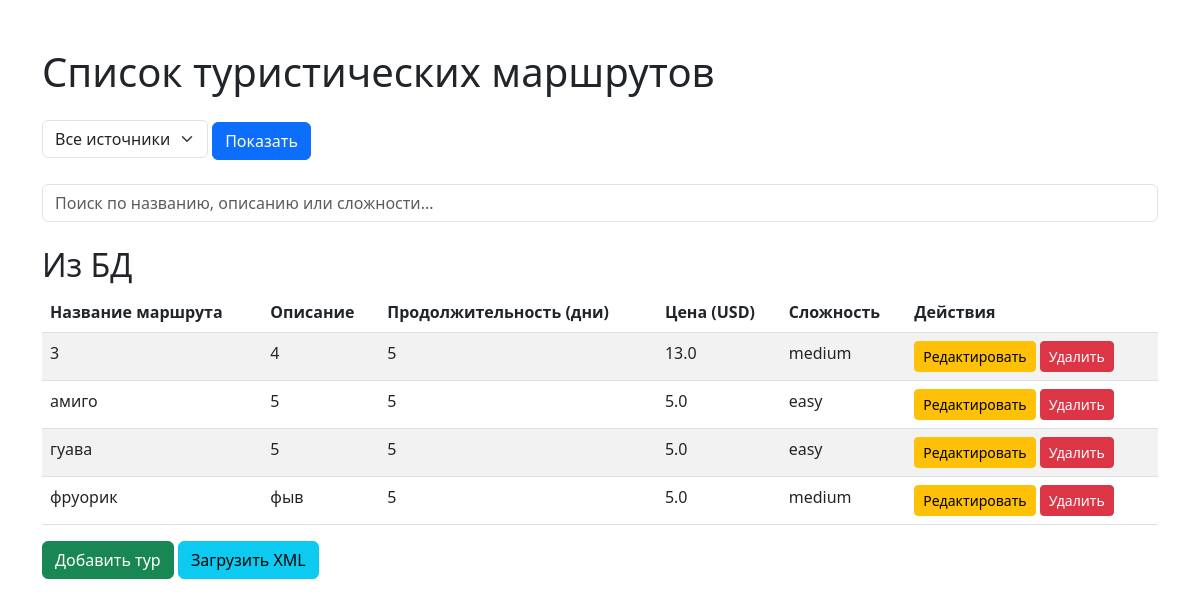
The page / on the database its author committed.
### myapp/models.py (models this page shows, shortened)
class Tour(models.Model):
    name = models.CharField(max_length=100, unique=True)  # Уникальность для проверки дубликатов
    description = models.TextField(max_length=500)
    duration = models.IntegerField()
    price = models.FloatField()
    difficulty = models.CharField(max_length=50, choices=[('easy', 'easy'), ('medium', 'medium'), ('hard', 'hard')])

### myapp/views.py (the view, shortened to what this page needs)
# urls.py: path('', views.tour_list, name='home'),
def tour_list(request):
    source = request.GET.get('source', 'all')  # Выбор источника: xml, db, all
    tours_db = []
    tours_xml = []
    no_data = True
    if source in ['db', 'all']:
        tours_db = Tour.objects.all().values()  # Список dict
        if tours_db:
            no_data = False
    if source in ['xml', 'all']:
        file_path = get_xml_path()
    return render(request, 'myapp/tour_list.html', {
        'tours_db': tours_db,
        'tours_xml': tours_xml,
        'no_data': no_data,
        'fields': list(FIELDS.keys()),
        'field_labels': {k: v['label'] for k, v in FIELDS.items()},
        'source': source
    })

### myapp/templatetags/custom_filters.py (called while the page is built)
@register.filter
def get_item(value, key):
    if isinstance(value, dict):
        return value.get(key)
    return None

### myapp/views.py (called while the page is built)
def get_xml_dir():
    xml_dir = os.path.join(settings.MEDIA_ROOT, 'xml_data')
    if not os.path.exists(xml_dir):
        os.makedirs(xml_dir)
    return xml_dir

def get_xml_path():
    return os.path.join(get_xml_dir(), 'tours.xml')

### myapp/templates/myapp/tour_list.html (shortened to what this page needs)
<!DOCTYPE html>
<html lang="ru">
<head>
    <link href="https://cdn.jsdelivr.net/npm/bootstrap@5.3.0/dist/css/bootstrap.min.css" rel="stylesheet">
</head>
<body class="container mt-5">
    {% load custom_filters %}
    <h1 class="mb-4">Список туристических маршрутов</h1>
    <form method="get" class="mb-4">
        <select name="source" class="form-select d-inline-block w-auto">
            <option value="all" {% if source == 'all' %}selected{% endif %}>Все источники</option>
        </select>
        <button type="submit" class="btn btn-primary">Показать</button>
    </form>
    {% if source in 'db all' %}
    <div class="mb-4">
        <input type="text" id="searchInput" class="form-control" placeholder="Поиск по названию, описанию или сложности...">
    </div>
    {% endif %}
    {% if no_data %}
        <p class="alert alert-info">Нет данных.</p>
    {% else %}
        {% if source in 'db all' and tours_db %}
            <h2>Из БД</h2>
            <table class="table table-striped">
                <thead><tr>
                    {% for field in fields %}
                        <th>{{ field_labels|get_item:field | default:field | capfirst }}</th>
                    {% endfor %}
                    <th>Действия</th>
                </tr></thead>
                <tbody>
                    {% for tour in tours_db %}
                        <tr>
                            {% for field in fields %}
                                <td>{{ tour|get_item:field | default:'-' }}</td>
                            {% endfor %}
                            <td>
                                <a href="{% url 'edit_tour' tour.id %}" class="btn btn-sm btn-warning">Редактировать</a>
                                <a href="{% url 'delete_tour' tour.id %}" class="btn btn-sm btn-danger" onclick="return confirm('Удалить?');">Удалить</a>
                            </td>
                        </tr>
                    {% endfor %}
                </tbody>
            </table>
        {% endif %}
    {% endif %}
    <a href="{% url 'add_tour' %}" class="btn btn-success">Добавить тур</a>
    <a href="{% url 'upload_xml' %}" class="btn btn-info">Загрузить XML</a>
</body>
</html>

### rows shown on the page
Tour: fields "3" "4" "5" "13.0" "medium"
Tour: fields "амиго" "5" "5" "5.0" "easy"
Tour: fields "гуава" "5" "5" "5.0" "easy"
Tour: fields "фруорик" "фыв" "5" "5.0" "medium"

### other values the page prints
{{ field_labels|get_item:field | default:field | capfirst }} "Название маршрута" "Описание" "Продолжительность (дни)" "Цена (USD)" "Сложность"
